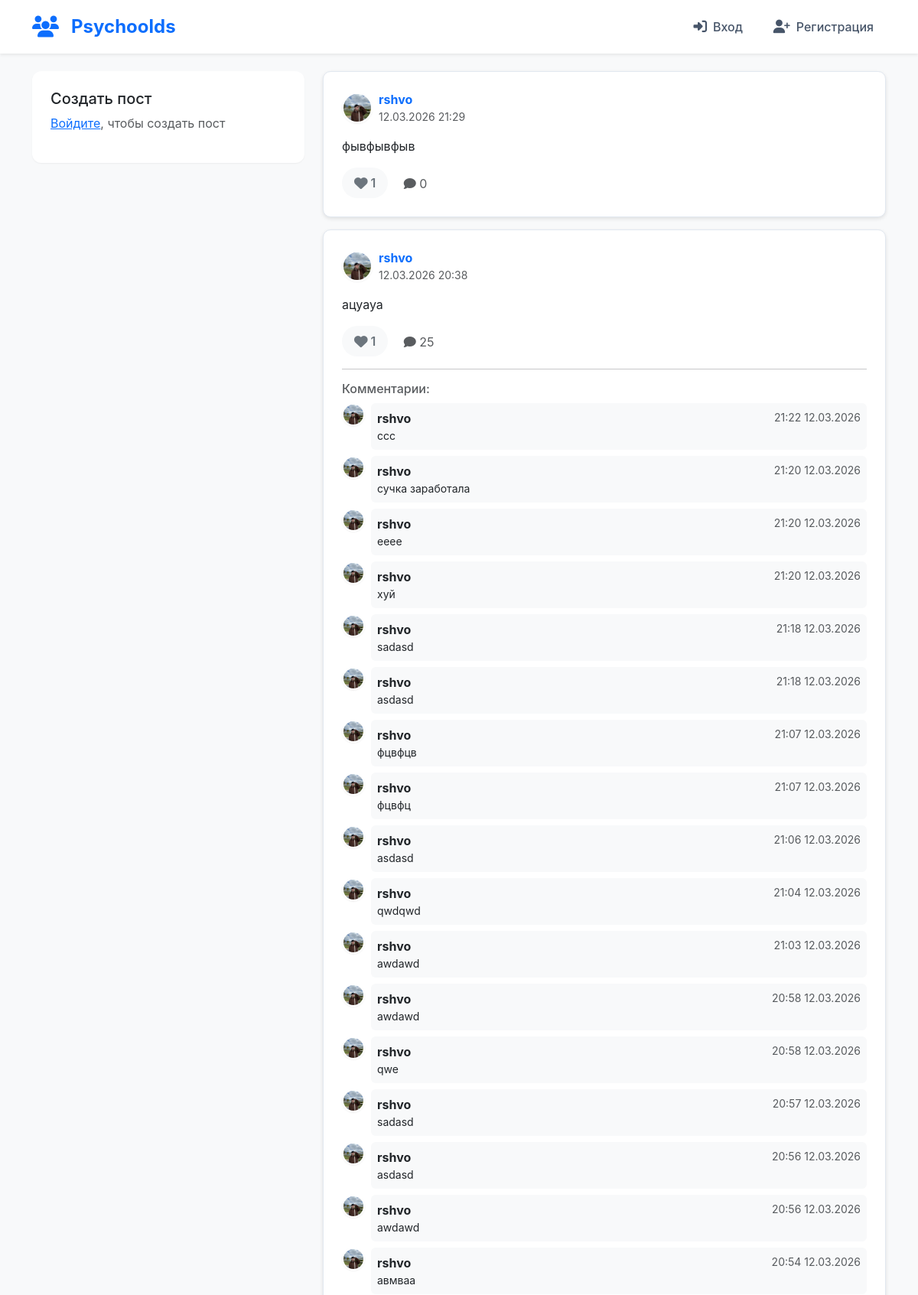
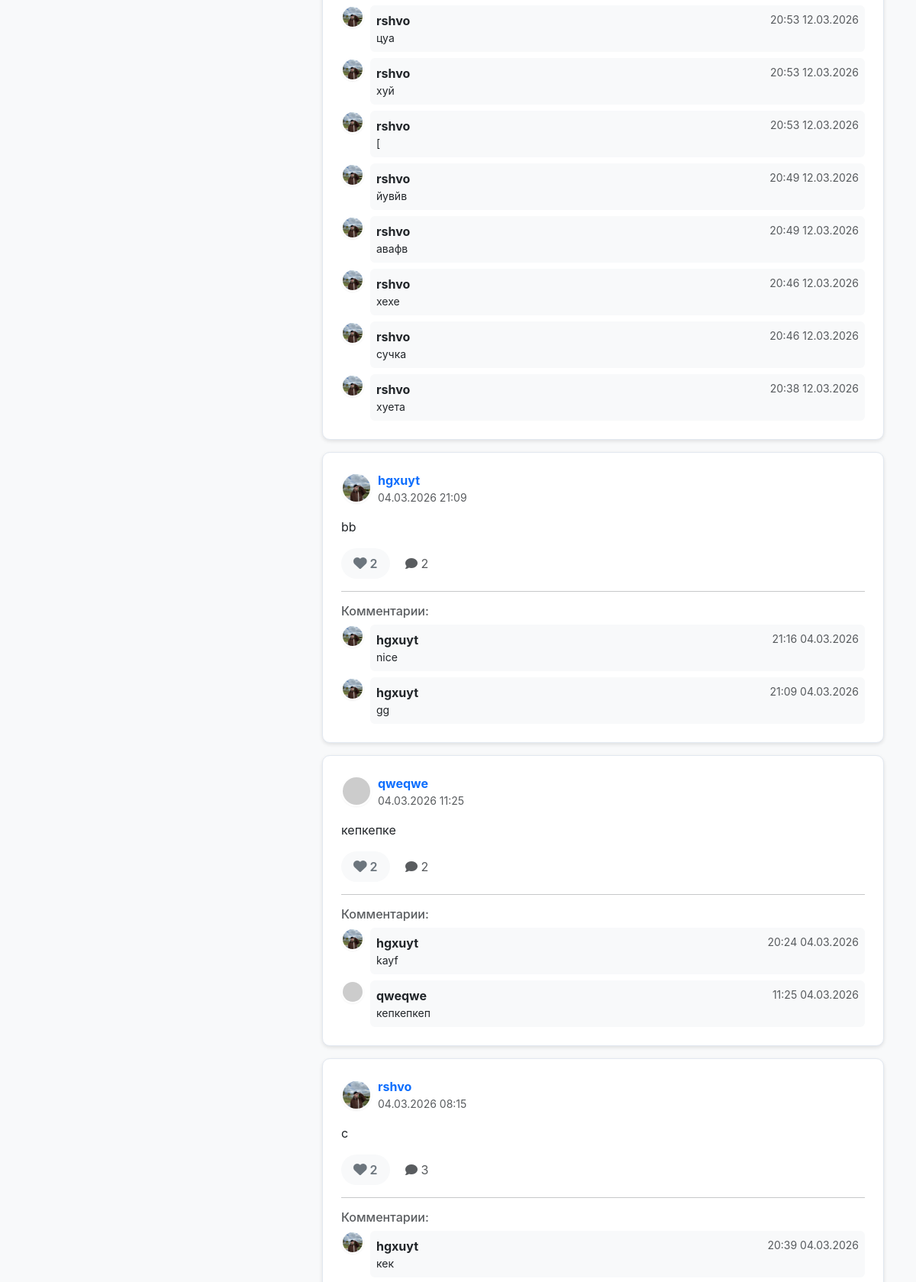
/index (upper part), run on the app's committed database (2 pictures, top to bottom).
### app.py (models this page shows, shortened)
class Post(db.Model):
    __tablename__ = 'posts'
    id = db.Column(db.Integer, primary_key=True)
    content = db.Column(db.Text, nullable=False)
    timestamp = db.Column(db.DateTime, default=datetime.utcnow)
    user_id = db.Column(db.Integer, db.ForeignKey('users.id'), nullable=False)
    comments = db.relationship('Comment', backref='post', lazy=True, cascade='all, delete-orphan')
    likes = db.relationship('Like', backref='post', lazy=True, cascade='all, delete-orphan')

class User(UserMixin, db.Model):
    __tablename__ = 'users'
    id = db.Column(db.Integer, primary_key=True)
    username = db.Column(db.String(80), unique=True, nullable=False)
    email = db.Column(db.String(120), unique=True, nullable=False)
    password_hash = db.Column(db.String(200), nullable=False)
    bio = db.Column(db.Text, nullable=True)
    avatar = db.Column(db.String(200), default='default.jpg')
    created_at = db.Column(db.DateTime, default=datetime.utcnow)
    posts = db.relationship('Post', backref='author', lazy=True, cascade='all, delete-orphan')
    comments = db.relationship('Comment', backref='author', lazy=True, cascade='all, delete-orphan')
    likes = db.relationship('Like', backref='user', lazy=True, cascade='all, delete-orphan')
    followed = db.relationship(
        'Follow', foreign_keys='Follow.follower_id',
        backref='follower', lazy='dynamic'
    )
    followers = db.relationship(
        'Follow', foreign_keys='Follow.followed_id',
        backref='followed', lazy='dynamic'
    )

class Comment(db.Model):
    __tablename__ = 'comments'
    id = db.Column(db.Integer, primary_key=True)
    content = db.Column(db.Text, nullable=False)
    timestamp = db.Column(db.DateTime, default=datetime.utcnow)
    user_id = db.Column(db.Integer, db.ForeignKey('users.id'), nullable=False)
    post_id = db.Column(db.Integer, db.ForeignKey('posts.id'), nullable=False)
    is_read = db.Column(db.Boolean, default=False)

### app.py (the view, shortened to what this page needs)
@app.route('/')
@app.route('/index')
def index():
    page = request.args.get('page', 1, type=int)
    filter_type = request.args.get('filter', 'all')
    user_count = User.query.count()
    post_count = Post.query.count()
    if filter_type == 'following' and current_user.is_authenticated:
        followed_ids = [f.followed_id for f in current_user.followed.all()]
        followed_ids.append(current_user.id)
        posts = Post.query.filter(Post.user_id.in_(followed_ids)) \
            .order_by(Post.timestamp.desc()) \
            .paginate(page=page, per_page=10, error_out=False)
    else:
        posts = Post.query.order_by(Post.timestamp.desc()) \
            .paginate(page=page, per_page=10, error_out=False)
    return render_template('index.html',
                         posts=posts,
                         filter_type=filter_type,
                         user_count=user_count,
                         post_count=post_count)

### templates/index.html (shortened to what this page needs)
{% extends "base.html" %}
{% block content %}
<div class="row" style="margin-top: 3%;">
    <div class="col-md-4">
        <div class="card mb-4">
            <div class="card-body">
                <h5 class="card-title">Создать пост</h5>
                {% if current_user.is_authenticated %}
                    <form action="{{ url_for('create_post') }}" method="post">
                        <div class="mb-3">
                            <textarea class="form-control" name="content" rows="3"
                                      placeholder="Что у вас нового?" required></textarea>
                        </div>
                        <button type="submit" class="btn btn-primary w-100">
                            <i class="fas fa-paper-plane"></i> Опубликовать
                        </button>
                    </form>
                {% else %}
                    <p class="text-muted">
                        <a href="{{ url_for('login') }}">Войдите</a>, чтобы создать пост
                    </p>
                {% endif %}
            </div>
        </div>
    </div>
    <div class="col-md-8">
        {% if posts.items %}
            {% for post in posts.items %}
                <div class="card post-card mb-3" id="post-{{ post.id }}">
                    <div class="card-body">
                        <div class="d-flex align-items-center mb-3">
                            <img src="{% if post.author.avatar != 'default.jpg' %}{{ url_for('static', filename='uploads/' + post.author.avatar) }}{% else %}https://ui-avatars.com/api/?name={{ post.author.username }}&background=0D6EFD&color=fff&size=40{% endif %}"
                                 class="avatar me-2"
                                 alt="Avatar"
                                 style="width: 40px; height: 40px; object-fit: cover;">
                            <div>
                                <a href="{{ url_for('profile', username=post.author.username) }}"
                                   class="text-decoration-none fw-bold">
                                    {{ post.author.username }}
                                </a>
                                <small class="text-muted d-block">
                                    {{ post.timestamp.strftime('%d.%m.%Y %H:%M') }}
                                </small>
                            </div>
                        </div>
                        <p class="card-text">{{ post.content }}</p>
                        <div class="d-flex justify-content-between align-items-center mt-3">
                            <div>
                                <span class="like-btn {% if current_user.is_authenticated and post.likes|selectattr('user_id', 'equalto', current_user.id)|list %}liked{% endif %}"
                                      data-post-id="{{ post.id }}">
                                    <i class="fas fa-heart"></i>
                                    <span class="like-count">{{ post.likes|length }}</span>
                                </span>
                                <span class="ms-3 text-muted">
                                    <i class="fas fa-comment"></i> {{ post.comments|length }}
                                </span>
                            </div>
                        </div>
                        {% if post.comments %}
                            <div class="mt-3">
                                <hr>
                                <h6 class="text-muted">Комментарии:</h6>
                                {% for comment in post.comments|sort(attribute='timestamp', reverse=True) %}
                                    <div class="d-flex mt-2">
                                        <img src="{% if comment.author.avatar != 'default.jpg' %}{{ url_for('static', filename='uploads/' + comment.author.avatar) }}{% else %}https://ui-avatars.com/api/?name={{ comment.author.username }}&background=6c757d&color=fff&size=30{% endif %}"
                                             class="avatar me-2"
                                             alt="Avatar"
                                             style="width: 30px; height: 30px; object-fit: cover;">
                                        <div class="bg-light p-2 rounded flex-grow-1">
                                            <div class="d-flex justify-content-between">
                                                <strong>{{ comment.author.username }}</strong>
                                                <small class="text-muted">
                                                    {{ comment.timestamp.strftime('%H:%M %d.%m.%Y') }}
                                                </small>
                                            </div>
                                            <p class="mb-0 small">{{ comment.content }}</p>
                                        </div>
                                    </div>
                                {% endfor %}
                            </div>
                        {% endif %}
                    </div>
                </div>
            {% endfor %}
        {% endif %}
    </div>
</div>
{% endblock %}

### static/style.css (style rules this page uses)
:root { --primary-color: #4361ee; --primary-dark: #3a56d4; --secondary-color: #6c757d; --success-color: #10b981; --danger-color: #ef4444; --warning-color: #f59e0b; --info-color: #3b82f6; --light-color: #f8f9fa; --dark-color: #1e293b; --bg-color: #f1f5f9; --card-bg: #ffffff; --text-primary: #0f172a; --text-secondary: #475569; --text-muted: #64748b; --border-color: #e2e8f0; --shadow-sm: 0 1px 2px 0 rgb(0 0 0 / 0.05); --shadow-md: 0 4px 6px -1px rgb(0 0 0 / 0.1); --shadow-lg: 0 10px 15px -3px rgb(0 0 0 / 0.1); --shadow-xl: 0 20px 25px -5px rgb(0 0 0 / 0.1); --radius-sm: 0.375rem; --radius-md: 0.5rem; --radius-lg: 0.75rem; --radius-xl: 1rem; --radius-full: 9999px; --font-sans: -apple-system, BlinkMacSystemFont, 'Segoe UI', Roboto, 'Helvetica Neue', Arial, sans-serif; }
* { margin: 0; padding: 0; box-sizing: border-box; }
body { font-family: var(--font-sans); background-color: var(--bg-color); color: var(--text-primary); line-height: 1.5; padding-top: 70px; min-height: 100vh; }
.card { background: var(--card-bg); border: none; border-radius: var(--radius-lg); box-shadow: var(--shadow-sm); transition: all 0.3s ease; overflow: hidden; }
.card-body { padding: 1.5rem; }
.post-card { border-radius: var(--radius-lg); margin-bottom: 1.5rem; border: 1px solid var(--border-color); transition: all 0.3s ease; }
.post-card .card-body { padding: 1.5rem; }
.avatar { width: 40px; height: 40px; border-radius: var(--radius-full); object-fit: cover; border: 2px solid var(--card-bg); box-shadow: var(--shadow-sm); }
.like-btn { cursor: pointer; color: var(--text-muted); transition: all 0.2s ease; display: inline-flex; align-items: center; gap: 0.25rem; padding: 0.5rem 1rem; border-radius: var(--radius-full); background: var(--light-color); }
.like-btn i { font-size: 1.1rem; }
.like-count, .comment-count { font-weight: 600; }

### templates/base.html (style rules this page uses)
body { background-color: #f8f9fa; padding-top: 60px; }
.post-card { margin-bottom: 20px; border-radius: 10px; box-shadow: 0 2px 5px rgba(0,0,0,0.1); }
.avatar { width: 40px; height: 40px; border-radius: 50%; object-fit: cover; }
.like-btn { cursor: pointer; color: #6c757d; transition: color 0.3s; }

### data on the page
Post: avatar (picture), author.username "rshvo", timestamp "12.03.2026 21:29", content "фывфывфыв", likes|length "1", comments|length "0"
Post: avatar (picture), author.username "rshvo", timestamp "12.03.2026 20:38", content "ацуауа", likes|length "1", comments|length "25"
Comment: avatar (picture), author.username "rshvo", timestamp "21:22 12.03.2026", content "ссс"
Comment: avatar (picture), author.username "rshvo", timestamp "21:20 12.03.2026", content "сучка заработала"
Comment: avatar (picture), author.username "rshvo", timestamp "21:20 12.03.2026", content "ееее"
Comment: avatar (picture), author.username "rshvo", timestamp "21:20 12.03.2026", content "хуй"
Comment: avatar (picture), author.username "rshvo", timestamp "21:18 12.03.2026", content "sadasd"
Comment: avatar (picture), author.username "rshvo", timestamp "21:18 12.03.2026", content "asdasd"
Comment: avatar (picture), author.username "rshvo", timestamp "21:07 12.03.2026", content "фцвфцв"
Comment: avatar (picture), author.username "rshvo", timestamp "21:07 12.03.2026", content "фцвфц"
Comment: avatar (picture), author.username "rshvo", timestamp "21:06 12.03.2026", content "asdasd"
Comment: avatar (picture), author.username "rshvo", timestamp "21:04 12.03.2026", content "qwdqwd"
Comment: avatar (picture), author.username "rshvo", timestamp "21:03 12.03.2026", content "awdawd"
Comment: avatar (picture), author.username "rshvo", timestamp "20:58 12.03.2026", content "awdawd"
Comment: avatar (picture), author.username "rshvo", timestamp "20:58 12.03.2026", content "qwe"
Comment: avatar (picture), author.username "rshvo", timestamp "20:57 12.03.2026", content "sadasd"
Comment: avatar (picture), author.username "rshvo", timestamp "20:56 12.03.2026", content "asdasd"
Comment: avatar (picture), author.username "rshvo", timestamp "20:56 12.03.2026", content "awdawd"
Comment: avatar (picture), author.username "rshvo", timestamp "20:54 12.03.2026", content "авмваа"
Comment: avatar (picture), author.username "rshvo", timestamp "20:53 12.03.2026", content "цуа"
Comment: avatar (picture), author.username "rshvo", timestamp "20:53 12.03.2026", content "хуй"
Comment: avatar (picture), author.username "rshvo", timestamp "20:53 12.03.2026", content "["
Comment: avatar (picture), author.username "rshvo", timestamp "20:49 12.03.2026", content "йувйв"
Comment: avatar (picture), author.username "rshvo", timestamp "20:49 12.03.2026", content "авафв"
Comment: avatar (picture), author.username "rshvo", timestamp "20:46 12.03.2026", content "хехе"
Comment: avatar (picture), author.username "rshvo", timestamp "20:46 12.03.2026", content "сучка"
Comment: avatar (picture), author.username "rshvo", timestamp "20:38 12.03.2026", content "хуета"
Post: avatar (picture), author.username "hgxuyt", timestamp "04.03.2026 21:09", content "bb", likes|length "2", comments|length "2"
Comment: avatar (picture), author.username "hgxuyt", timestamp "21:16 04.03.2026", content "nice"
Comment: avatar (picture), author.username "hgxuyt", timestamp "21:09 04.03.2026", content "gg"
Post: author.username "qweqwe", timestamp "04.03.2026 11:25", content "кепкепке", likes|length "2", comments|length "2"
Comment: avatar (picture), author.username "hgxuyt", timestamp "20:24 04.03.2026", content "kayf"
Comment: author.username "qweqwe", timestamp "11:25 04.03.2026", content "кепкепкеп"
Post: avatar (picture), author.username "rshvo", timestamp "04.03.2026 08:15", content "c", likes|length "2", comments|length "3"
Comment: avatar (picture), author.username "hgxuyt", timestamp "20:39 04.03.2026", content "кек"
